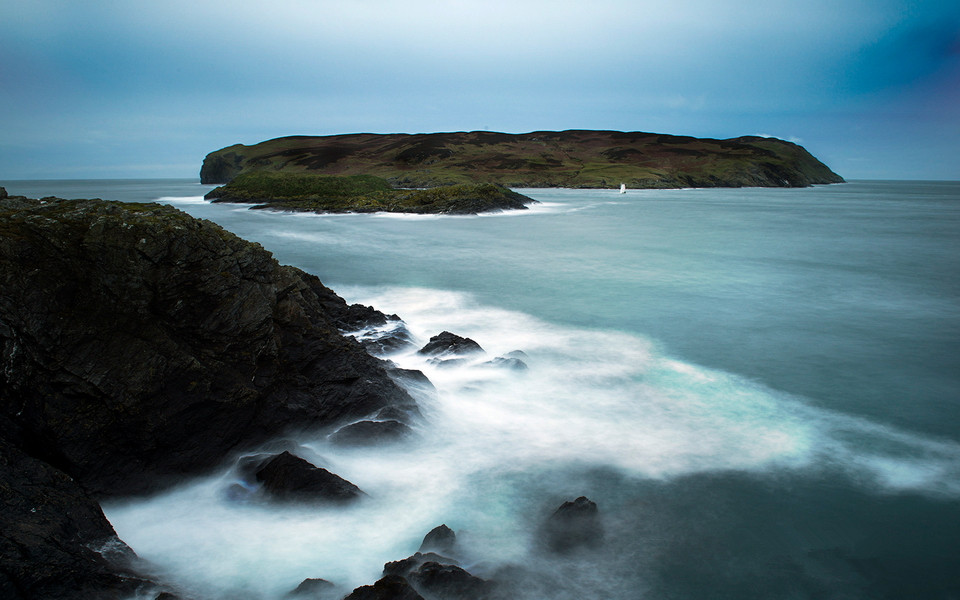
#> input picture KnowledgeMapping/PIL_OpenCV_Exp/opencvCode/45.jpg, 960 x 600 px
$ python '9-按位运算.py'
#> lines starting #> are read from the running program, lines starting #| are printed output that depends on the picture; after the words box and inside, x2 and y2 are one past the last pixel; in counts of white or black regions, pixels touching at a corner belong together
import cv2
import numpy as np


img1 = cv2.imread('45.jpg')
#> img1 is the input picture: shape (600, 960, 3); mean B, G, R 132.4, 122.1, 94.8
img2 = cv2.imread('46.jpg')
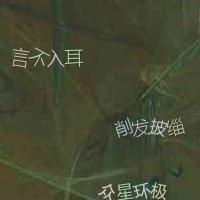
#> input picture KnowledgeMapping/PIL_OpenCV_Exp/opencvCode/46.jpg, 200 x 200 px
#> img2 is the input picture: shape (200, 200, 3); mean B, G, R 51.1, 73.8, 69.7

# I want to put logo on top-left corner, So I create a ROI
rows, cols, channels = img2.shape
#> rows = 200; cols = 200; channels = 3
roi = img1[0:rows, 0:cols]
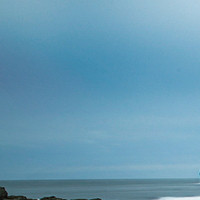
#> roi: shape (200, 200, 3); mean B, G, R 180.1, 153.9, 102.5

# Now create a mask of logo and create its inverse mask also
img2gray = cv2.cvtColor(img2, cv2.COLOR_BGR2GRAY)
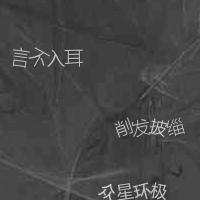
#> img2gray: shape (200, 200); min 26, max 220, mean 70
ret, mask = cv2.threshold(img2gray, 175, 255, cv2.THRESH_BINARY)
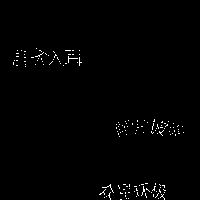
#> mask: shape (200, 200); 0.94% white in thin lines or dots, all inside (x1, y1, x2, y2) = (13, 48, 184, 200)
mask_inv = cv2.bitwise_not(mask)

# Now black-out the area of logo in ROI
# 取ROI中与mask中不为零的值对应的像素的值，其让值为0 。
# 注意这里必须有mask=mask或者mask=mask_inv，其中mask=不能忽略
img1_bg = cv2.bitwise_and(roi, roi, mask=mask)
# 取roi中与mask_inv中不为零的值对应的像素的值，其他值为0
# Take only region of logo from logo image.
img2_fg = cv2.bitwise_and(img2, img2, mask=mask_inv)

# Put logo in ROI and modify the main image
dst = cv2.add(img1_bg, img2_fg)
img1[0:rows, 0:cols] = dst
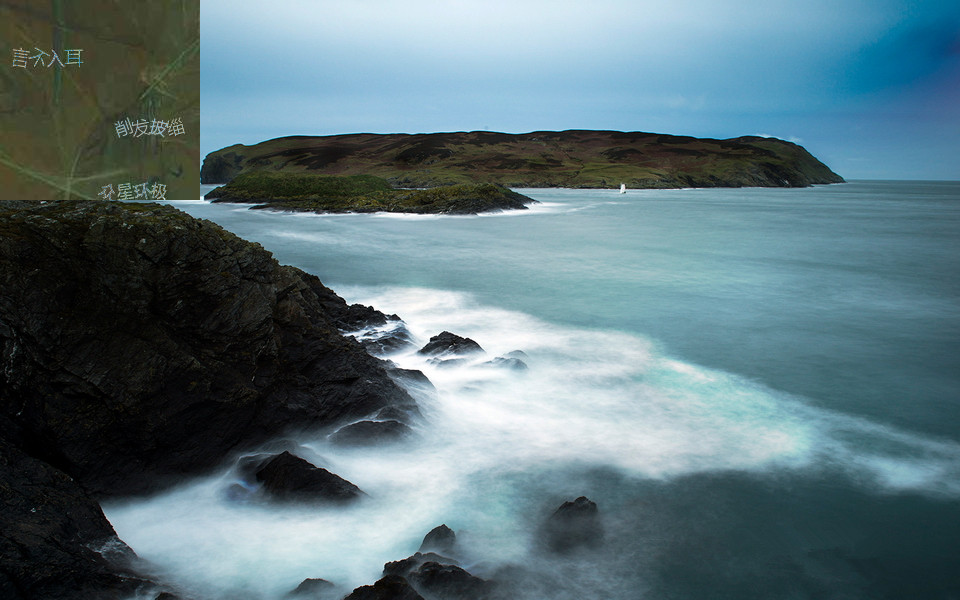
#> img1: shape (600, 960, 3); mean B, G, R 123.5, 116.5, 92.4

cv2.imshow('res', img1)
cv2.waitKey(0)
cv2.destroyAllWindows()
